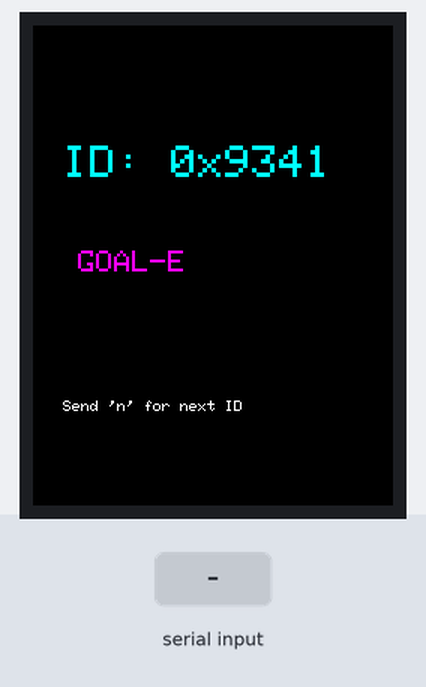
The sketch below on a simulated Arduino Uno, built with avr-gcc and run on an emulated ATmega328P. Parts: 240×320 colour display. Inputs (shaded band) come from the test bench. What the sketch prints to the serial monitor is not drawn.

Above: at 1.9 s.
2.0 s: "n" received over Serial
At 3.1 s:
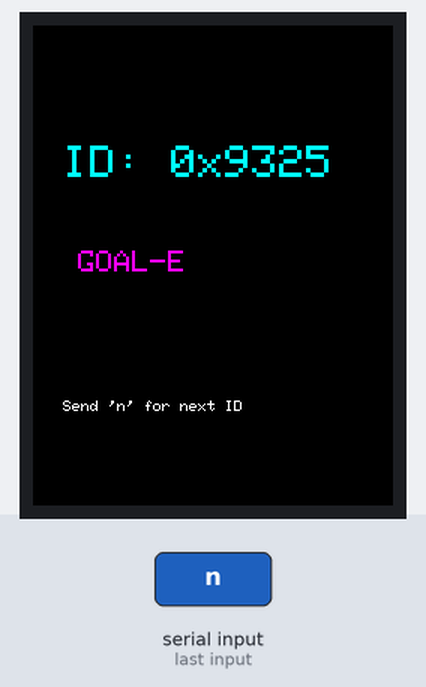
3.7 s: "N" received over Serial
At 4.4 s:
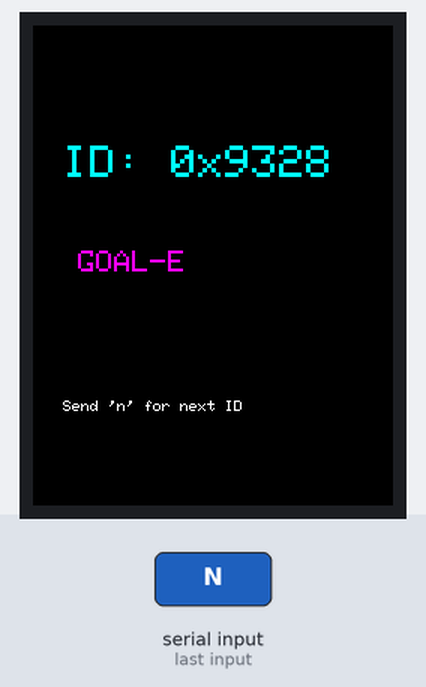
Timing chart, 0 to 6.7 s (numbered marks = the images above; inputs shaded):
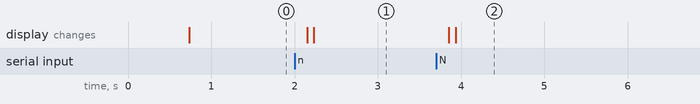

The sketch:

TFTDiag.ino
```cpp
// Try common 2.2" TFT driver IDs one by one
#include <Adafruit_GFX.h>
#include <MCUFRIEND_kbv.h>

MCUFRIEND_kbv tft;

// Common 2.2" driver IDs to try
uint16_t ids[] = { 0x9341, 0x9325, 0x9328, 0x7575, 0x0154, 0x9486, 0x1581 };
int numIds = 7;

void tryId(uint16_t id) {
    Serial.print("Trying 0x");
    Serial.println(id, HEX);

    tft.begin(id);
    tft.setRotation(0);
    tft.fillScreen(0x0000);  // black

    tft.setTextColor(0x07FF);  // cyan
    tft.setTextSize(3);
    tft.setCursor(20, 80);
    tft.print("ID: 0x");
    tft.println(id, HEX);

    tft.setTextSize(2);
    tft.setCursor(30, 150);
    tft.setTextColor(0xF81F);  // magenta
    tft.print("GOAL-E");

    tft.setTextSize(1);
    tft.setCursor(20, 250);
    tft.setTextColor(0xFFFF);
    tft.print("Send 'n' for next ID");
}

int currentIdx = 0;

void setup() {
    Serial.begin(9600);
    delay(500);
    Serial.println("Send 'n' to try next driver ID");
    tryId(ids[currentIdx]);
}

void loop() {
    if (Serial.available() > 0) {
        char c = Serial.read();
        if (c == 'n' || c == 'N') {
            currentIdx = (currentIdx + 1) % numIds;
            tryId(ids[currentIdx]);
        }
    }
}
```

Measured:
- after the input at 2.0 s, the display: first changes after 0.15 s (image 1 shows a later state)
- after the input at 3.7 s, the display: first changes after 0.15 s (image 2 shows a later state)
